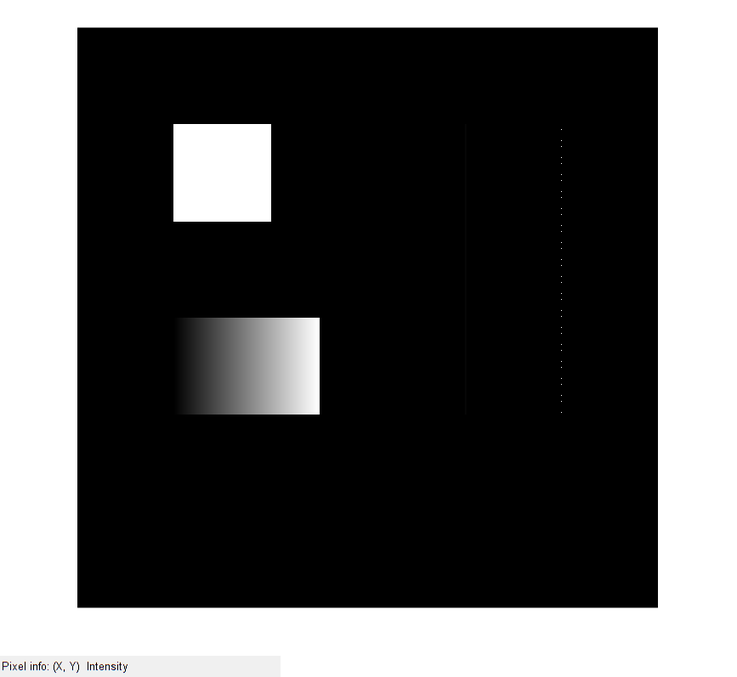
%> input picture Tasks/filters/derivatives/test_img.png, 737 x 677 px, shrunk from 867 x 797 before the run
$ octave derivs.m   (GNU Octave 9; MATLAB toolbox functions it lacks are replaced by stand-ins)
%> lines starting %> are read from the running program, lines starting %| are printed output that depends on the picture
%img = double(rgb2gray(imread('test_img.jpg')));
img = double(imread('test_img.png'));
[R, C] = size(img);
%> R = 677; C = 2211

output = zeros(R, C);

df_x = [-1; 1];
df_y = [-1 1];

d2f_x = [1; -2; 1];
d2f_y = [1 -2 1];

d2f_xy = [0 1 0; 1 -4 1; 0 1 0];
d2f_xy_diag = [1 0 1; 0 -4 0; 1 0 1];

lap_sz = 3;
laplacian = ones(lap_sz, lap_sz);
lap_mid = ceil(lap_sz/2);
laplacian(lap_mid, lap_mid) = -1 * (lap_sz^2 - 1);

inverted_df_x = -1 * df_x;
inverted_df_y = -1 * df_y;

inverted_d2f_x = -1 * d2f_x;
inverted_d2f_y = -1 * d2f_y;

inverted_d2f_xy = -1 * d2f_xy;
inverted_d2f_xy_diag = -1 * d2f_xy_diag;

inverted_laplacian = -1 * laplacian;


img_df_x = imfilter(double(img), df_x);
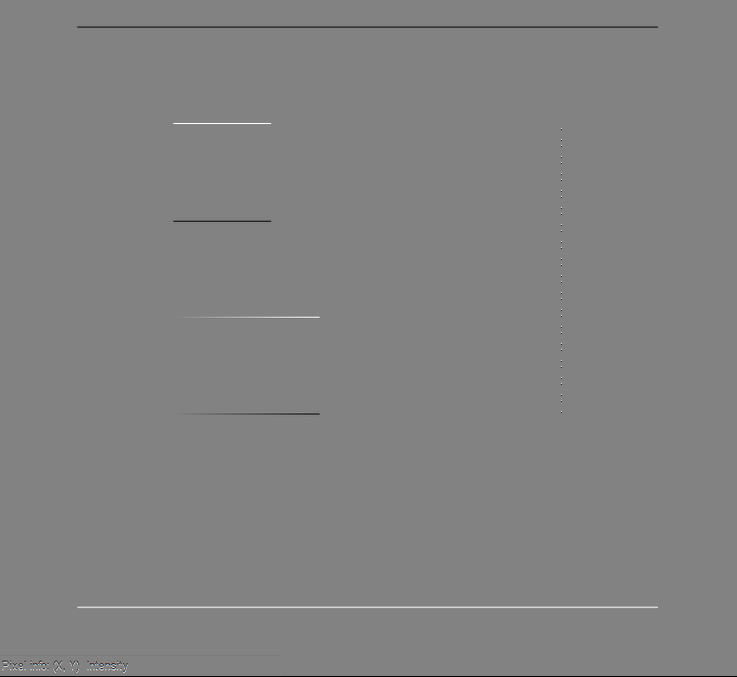
%> img_df_x: size 677x737x3 double; mean R, G, B -0.4, -0.4, -0.4; drawn with min black and max white
img_df_y = imfilter(double(img), df_y);
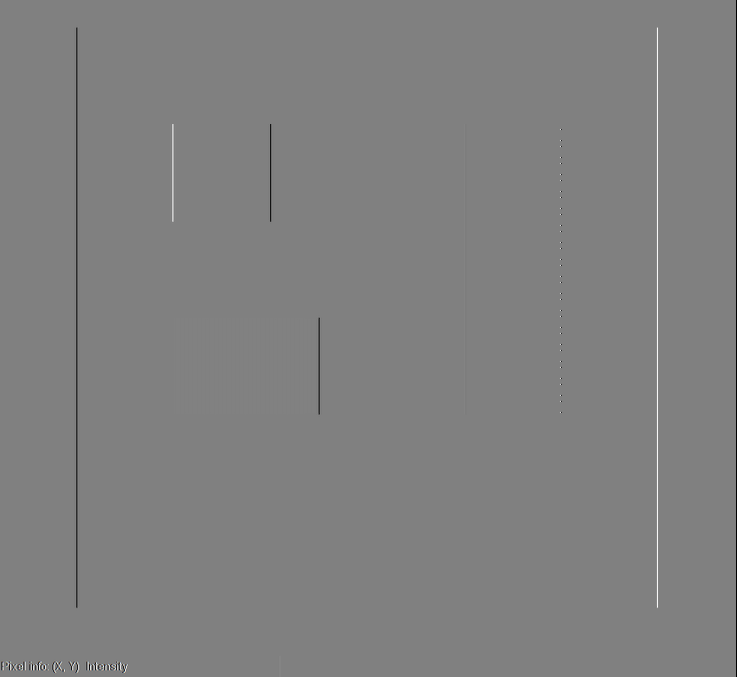
%> img_df_y: size 677x737x3 double; mean R, G, B -0.3, -0.3, -0.3; drawn with min black and max white

img_d2f_x = imfilter(double(img), d2f_x);
img_d2f_y = imfilter(double(img), d2f_y);

img_d2f_xy = imfilter(double(img), d2f_xy);
img_d2f_xy_diag = imfilter(double(img), d2f_xy_diag);
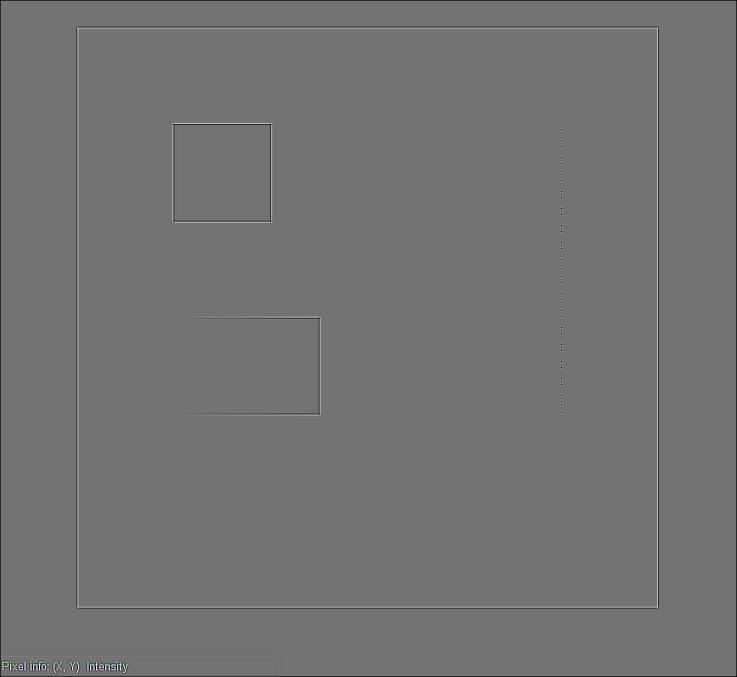
%> img_d2f_xy_diag: size 677x737x3 double; mean R, G, B -2.9, -2.9, -2.9; drawn with min black and max white

img_laplacian = imfilter(double(img), laplacian);

figure();
imshow(uint8(img));

figure();
imshow(uint8(img_df_x));
figure();
imshow(uint8(img_df_y));

figure();
imshow(uint8(img_d2f_x));
figure();
imshow(uint8(img_d2f_y));
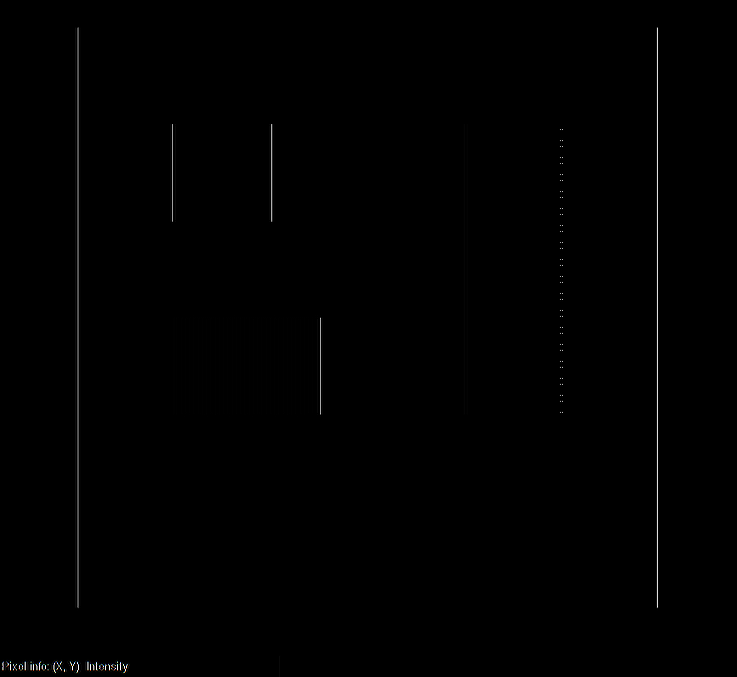
%> displayed picture: size 677x737x3, on the screen's scale of 0 to 255; mean R, G, B 0.8, 0.8, 0.8

figure();
imshow(uint8(img_d2f_xy));
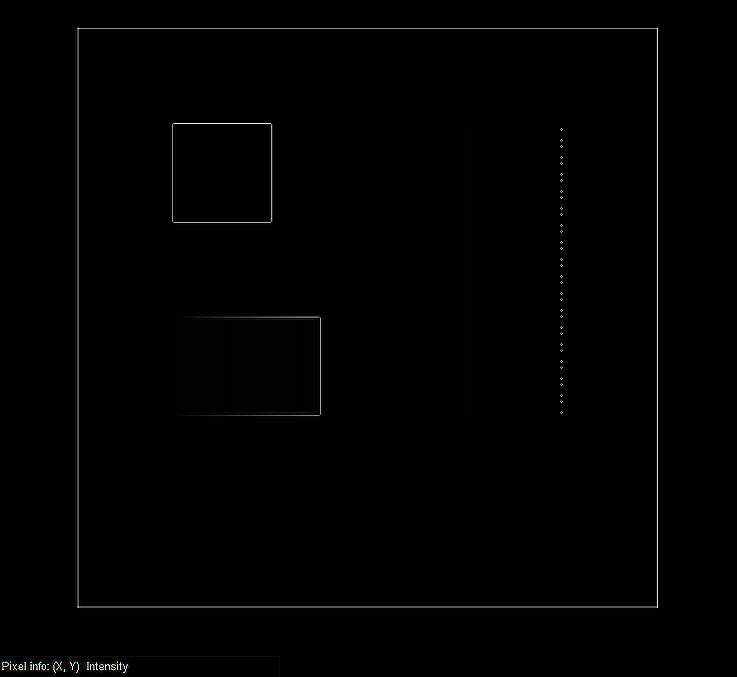
%> displayed picture: size 677x737x3, on the screen's scale of 0 to 255; mean R, G, B 1.4, 1.4, 1.4
figure();
imshow(uint8(img_d2f_xy_diag));
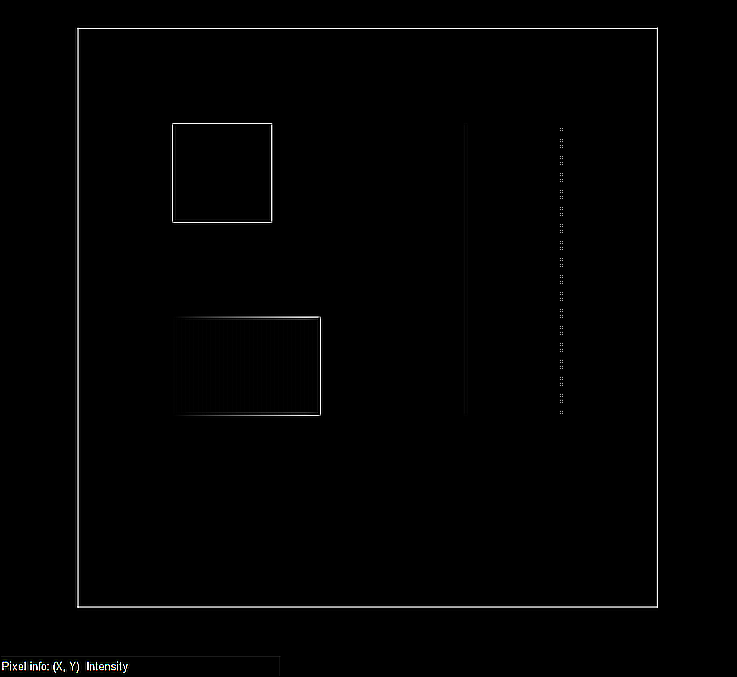
%> displayed picture: size 677x737x3, on the screen's scale of 0 to 255; mean R, G, B 2.2, 2.2, 2.2

figure();
imshow(uint8(img_laplacian));
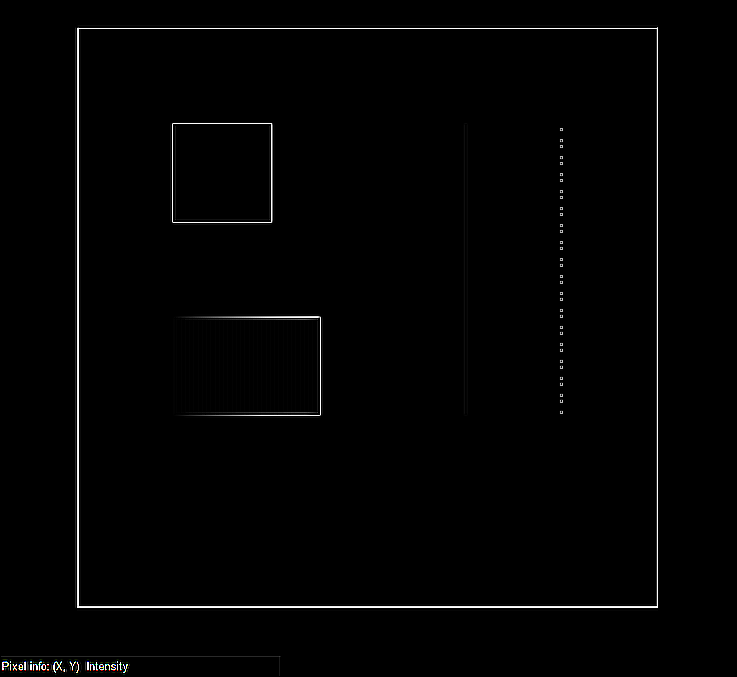
%> displayed picture: size 677x737x3, on the screen's scale of 0 to 255; mean R, G, B 2.7, 2.7, 2.7
